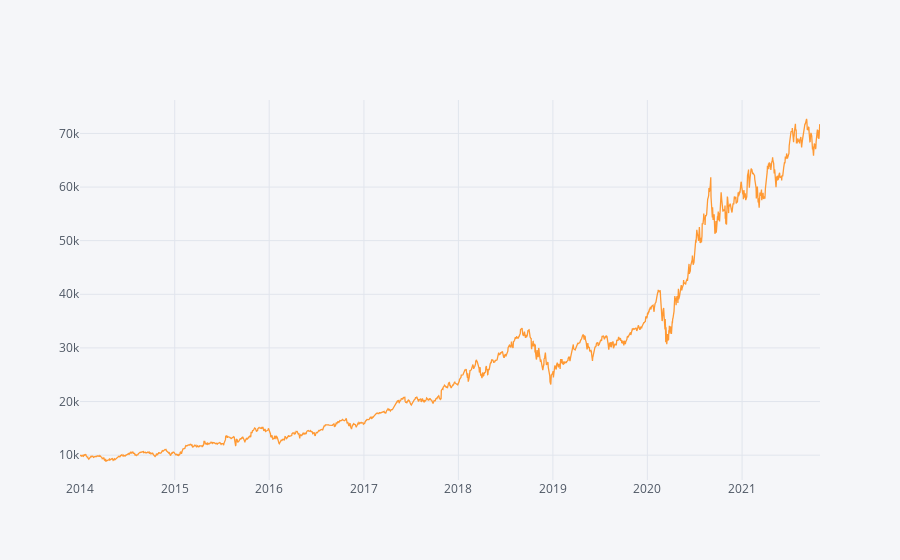

This figure's notebook cell:
### Markdown cell above
• Print the Absolute Return, Compound Annual Growth Rate, and Information Ratio for your fund.
• Pick an appropriate starting capital and generate an Equity Curve of the portfolio from your Red Belt Exercise. Typical illustrative equity curves begin at 10,000.00 units of currency.

### Code cell
import cufflinks as cf
cf.set_config_file(offline=True)
absolute_return = ((seven_years['Close'].iloc[-1]-capital)/capital)*100
CAGR = (((seven_years['Close'].iloc[-1]/capital)**(252/len(seven_years)))-1)*100
CAGR1 = (((seven_years['Close'].iloc[-1]/capital)**(365/(seven_years.index[-1] - seven_years.index[0]).days))-1)*100
information_ratio = (seven_years.Close.pct_change().mean()/seven_years.Close.pct_change().std())*((252) **0.5)

print(absolute_return)
print(CAGR1)
print(information_ratio)
seven_years.Close.iplot()

### Figure 1 — Plotly figure (JSON) as saved in the notebook; plotly's stock layout.template omitted (floating-point values rounded to 4 significant figures; data arrays with more than 128 entries replaced by an {"elided": "..."} marker saying what was removed)
{"data": [{"line": {"color": "rgba(255, 153, 51, 1.0)", "dash": "solid", "shape": "linear", "width": 1.3}, "mode": "lines", "name": "Close", "text": "", "type": "scatter", "x": {"elided": "1973 str values"}, "y": {"elided": "1973 float values"}}], "layout": {"legend": {"bgcolor": "#F5F6F9", "font": {"color": "#4D5663"}}, "paper_bgcolor": "#F5F6F9", "plot_bgcolor": "#F5F6F9", "title": {"font": {"color": "#4D5663"}}, "xaxis": {"gridcolor": "#E1E5ED", "showgrid": true, "tickfont": {"color": "#4D5663"}, "title": {"font": {"color": "#4D5663"}, "text": ""}, "zerolinecolor": "#E1E5ED"}, "yaxis": {"gridcolor": "#E1E5ED", "showgrid": true, "tickfont": {"color": "#4D5663"}, "title": {"font": {"color": "#4D5663"}, "text": ""}, "zerolinecolor": "#E1E5ED"}}}
